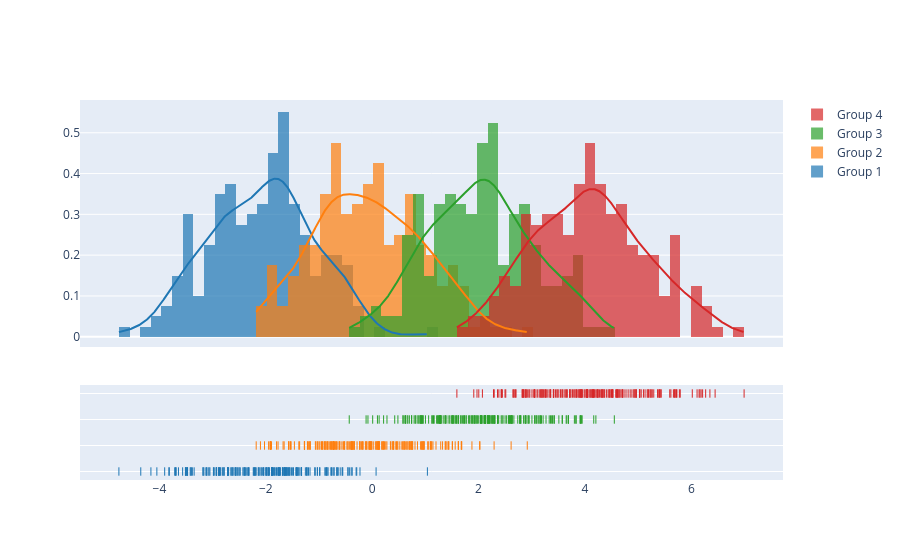

Notebook code for this chart:
### Markdown cell above
You can note a few things here: 'python' cannot by itself calculate the 'sinus function', it is found in the 'numpy' package, which was first importated (and then referred to as 'np'). Also, we load 'matplotlib.pyplot', a package for creating and formating plots. With 'plt.gcf()' we can refer to the current figure, and with 'fig = plt.gcf()' we can give it a handle that we can later use (e.g., if we have produced other figures in the meantime).

### Code cell
import plotly.figure_factory as ff

# Add histogram data
x1 = np.random.randn(200) - 2
x2 = np.random.randn(200)
x3 = np.random.randn(200) + 2
x4 = np.random.randn(200) + 4

# Group data together
hist_data = [x1, x2, x3, x4]

group_labels = ['Group 1', 'Group 2', 'Group 3', 'Group 4']

# Create distplot with custom bin_size
fig = ff.create_distplot(hist_data, group_labels, bin_size=.2)
fig.show()

### Figure 1 — Plotly figure (JSON) as saved in the notebook; plotly's stock layout.template omitted (floating-point values rounded to 4 significant figures; data arrays with more than 128 entries replaced by an {"elided": "..."} marker saying what was removed)
{"data": [{"autobinx": false, "histnorm": "probability density", "legendgroup": "Group 1", "marker": {"color": "rgb(31, 119, 180)"}, "name": "Group 1", "opacity": 0.7, "type": "histogram", "x": {"elided": "200 float values"}, "xaxis": "x", "xbins": {"end": 1.038, "size": 0.2, "start": -4.762}, "yaxis": "y"}, {"autobinx": false, "histnorm": "probability density", "legendgroup": "Group 2", "marker": {"color": "rgb(255, 127, 14)"}, "name": "Group 2", "opacity": 0.7, "type": "histogram", "x": {"elided": "200 float values"}, "xaxis": "x", "xbins": {"end": 2.916, "size": 0.2, "start": -2.181}, "yaxis": "y"}, {"autobinx": false, "histnorm": "probability density", "legendgroup": "Group 3", "marker": {"color": "rgb(44, 160, 44)"}, "name": "Group 3", "opacity": 0.7, "type": "histogram", "x": {"elided": "200 float values"}, "xaxis": "x", "xbins": {"end": 4.552, "size": 0.2, "start": -0.4315}, "yaxis": "y"}, {"autobinx": false, "histnorm": "probability density", "legendgroup": "Group 4", "marker": {"color": "rgb(214, 39, 40)"}, "name": "Group 4", "opacity": 0.7, "type": "histogram", "x": {"elided": "200 float values"}, "xaxis": "x", "xbins": {"end": 6.992, "size": 0.2, "start": 1.593}, "yaxis": "y"}, {"legendgroup": "Group 1", "marker": {"color": "rgb(31, 119, 180)"}, "mode": "lines", "name": "Group 1", "showlegend": false, "type": "scatter", "x": {"elided": "500 float values"}, "xaxis": "x", "y": {"elided": "500 float values"}, "yaxis": "y"}, {"legendgroup": "Group 2", "marker": {"color": "rgb(255, 127, 14)"}, "mode": "lines", "name": "Group 2", "showlegend": false, "type": "scatter", "x": {"elided": "500 float values"}, "xaxis": "x", "y": {"elided": "500 float values"}, "yaxis": "y"}, {"legendgroup": "Group 3", "marker": {"color": "rgb(44, 160, 44)"}, "mode": "lines", "name": "Group 3", "showlegend": false, "type": "scatter", "x": {"elided": "500 float values"}, "xaxis": "x", "y": {"elided": "500 float values"}, "yaxis": "y"}, {"legendgroup": "Group 4", "marker": {"color": "rgb(214, 39, 40)"}, "mode": "lines", "name": "Group 4", "showlegend": false, "type": "scatter", "x": {"elided": "500 float values"}, "xaxis": "x", "y": {"elided": "500 float values"}, "yaxis": "y"}, {"legendgroup": "Group 1", "marker": {"color": "rgb(31, 119, 180)", "symbol": "line-ns-open"}, "mode": "markers", "name": "Group 1", "showlegend": false, "type": "scatter", "x": {"elided": "200 float values"}, "xaxis": "x", "y": {"elided": "200 str values"}, "yaxis": "y2"}, {"legendgroup": "Group 2", "marker": {"color": "rgb(255, 127, 14)", "symbol": "line-ns-open"}, "mode": "markers", "name": "Group 2", "showlegend": false, "type": "scatter", "x": {"elided": "200 float values"}, "xaxis": "x", "y": {"elided": "200 str values"}, "yaxis": "y2"}, {"legendgroup": "Group 3", "marker": {"color": "rgb(44, 160, 44)", "symbol": "line-ns-open"}, "mode": "markers", "name": "Group 3", "showlegend": false, "type": "scatter", "x": {"elided": "200 float values"}, "xaxis": "x", "y": {"elided": "200 str values"}, "yaxis": "y2"}, {"legendgroup": "Group 4", "marker": {"color": "rgb(214, 39, 40)", "symbol": "line-ns-open"}, "mode": "markers", "name": "Group 4", "showlegend": false, "type": "scatter", "x": {"elided": "200 float values"}, "xaxis": "x", "y": {"elided": "200 str values"}, "yaxis": "y2"}], "layout": {"barmode": "overlay", "hovermode": "closest", "legend": {"traceorder": "reversed"}, "xaxis": {"anchor": "y2", "domain": [0, 1], "zeroline": false}, "yaxis": {"anchor": "free", "domain": [0.35, 1], "position": 0}, "yaxis2": {"anchor": "x", "domain": [0, 0.25], "dtick": 1, "showticklabels": false}}}
